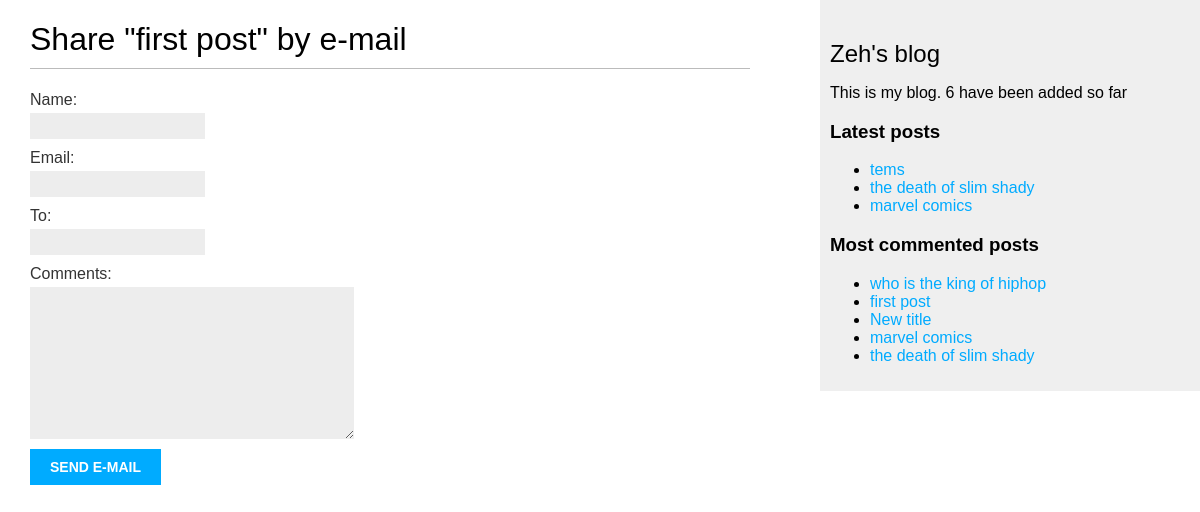
Before: /blogs/1/share/ with the older database file.
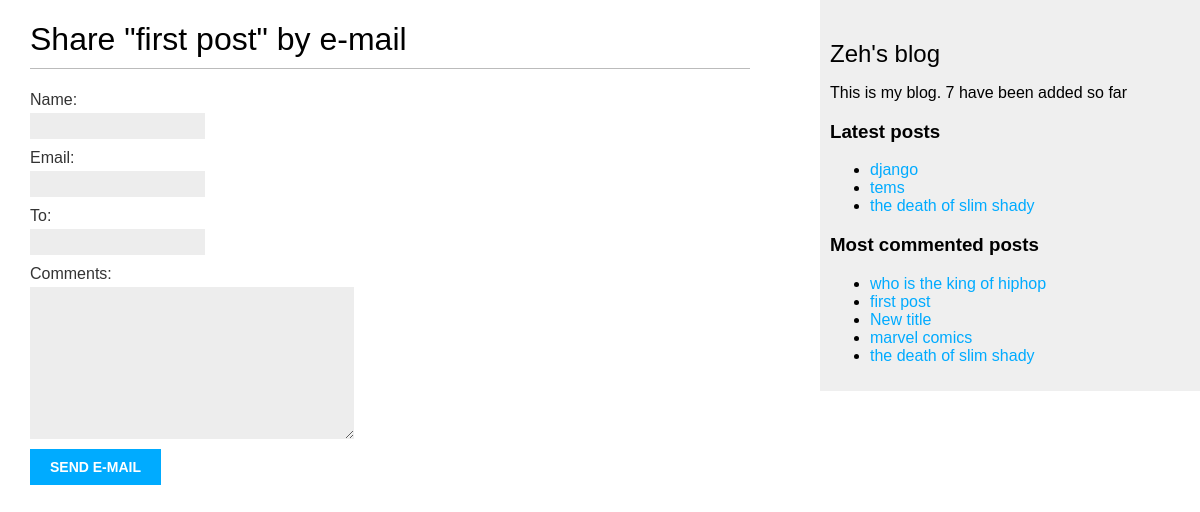
After: the same page with the newer database file.
### blogs/models.py (models this page shows, shortened)
class Post(models.Model):
    class Status(models.TextChoices):
        DRAFT = 'DF', 'DRAFT'
        PUBLISHED = 'PB', 'PUBLISHED'
    title = models.CharField(max_length=255)
    slug = models.SlugField(max_length=255,
                            unique_for_date='publish')
    author = models.ForeignKey(
        settings.AUTH_USER_MODEL,
        on_delete=models.CASCADE,
        related_name='blog_posts'
    )
    body = models.TextField()
    publish = models.DateTimeField(default=timezone.now)
    created_at = models.DateTimeField(auto_now_add=True)
    updated_at = models.DateTimeField(auto_now=True)
    status = models.CharField(
        max_length=2,
        choices=Status,
        default=Status.DRAFT
    )
    tags = TaggableManager()
    objects = models.Manager() # The default manager.
    published = PublishedManager() # Our custom manager.
    class Meta:
        ordering = ['-publish']
        indexes = [
            models.Index(fields=['-publish']),
        ]
    def get_absolute_url(self):
        return reverse(
        'blogs:post_detail',
        args=[
            self.publish.year,
            self.publish.month,
            self.publish.day,
            self.slug
            ]
        )

### blogs/views.py (the view)
# urls.py: path('<int:post_id>/share/', views.post_share, name='post_share'),
def post_share(request, post_id):
    post = get_object_or_404(Post, id=post_id, status=Post.Status.PUBLISHED)
    sent = False
    try:
        if request.method == 'POST':
            form = EmailPostForm(request.POST)
            if form.is_valid():
                cd = form.cleaned_data
                post_url = request.build_absolute_uri(post.get_absolute_url())
                subject = f"{cd['name']} ({cd['email']}) recommends you read {post.title}"
                message = f"Read {post.title} at {post_url}\n\n{cd['name']}\'s comments: {cd['comments']}"
                send_mail(subject, message, from_email=None, recipient_list=[cd['to']])
                sent = True
        else:
            form = EmailPostForm()
        return render(request, 'blogs/post/share.html', {'post': post, 'form': form, 'sent': sent})
    except Exception as e:
         return render(request, 'blogs/post/share_error.html', {'error': str(e)})

### blogs/forms.py
class EmailPostForm(forms.Form):
    name = forms.CharField(max_length=25)
    email = forms.EmailField()
    to = forms.EmailField()
    comments = forms.CharField(required=False,
                               widget=forms.Textarea)

### blogs/models.py (called while the page is built)
    def get_queryset(self):
        return (
            super().get_queryset().filter(status=Post.Status.PUBLISHED)
        )

### blogs/templatetags/blog_tags.py (called while the page is built)
@register.simple_tag
def total_posts():
    return Post.published.count()

@register.inclusion_tag('blogs/post/latest_posts.html')
def show_latest_posts(count=5):
    latest_posts = Post.published.order_by('-publish')[:count]
    return {'latest_posts': latest_posts}

@register.simple_tag
def get_most_commented_posts(count=5):
    return Post.published.annotate(
        total_comments=Count('comments')
    ).order_by('-total_comments')[:count]

### blogs/templates/blogs/post/share.html (shortened to what this page needs)
{% extends "blogs/base.html" %}
{% block content %}
{% if sent %}
<h1>E-mail successfully sent</h1>
<p>
"{{ post.title }}" was successfully sent to {{ form.clean_data.to}}.
</p>
{% else %}
<h1>Share "{{ post.title }}" by e-mail</h1>
<form method="post">
{{ form.as_p }}
<input type="submit" value="Send e-mail">
</form>
{% endif %}
{% endblock %}

### blogs/templates/blogs/base.html (shortened to what this page needs)
{% load blog_tags %}
{% load static %}
<!DOCTYPE html>
<html>
<head>
<link href="{% static "css/blog.css" %}" rel="stylesheet">
</head>
<body>
<div id="content">
{% block content %}
{% endblock %}
</div>
<div id="sidebar">
<h2>Zeh's blog</h2>
<p>This is my blog.
   {% total_posts%} have been added so far
</p>
<h3>Latest posts</h3>
{% show_latest_posts 3 %}
<h3>Most commented posts</h3>
{% get_most_commented_posts as most_commented_posts %}
<ul>
{% for post in most_commented_posts %}
<li>
<a href="{{ post.get_absolute_url }}">{{ post.title }}</a>
</li>
{% endfor %}
</ul>
</div>
</body>
</html>

### blogs/templates/blogs/post/latest_posts.html
<ul>
    {% for post in latest_posts %}
    <li>
    <a href="{{ post.get_absolute_url }}">{{ post.title }}</a>
    </li>
    {% endfor %}
</ul>

Changed rows visible on the page:
no longer on one of the page's lists (row unchanged): Post: title "marvel comics"
added Post: title "django", shown under "Latest posts"
Other visible differences:
text no longer shown: "6"
text now shown: "7"
